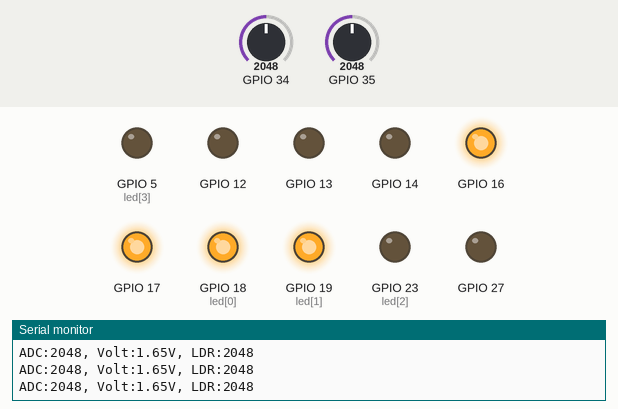
Recording of a sketch running on a simulated ESP32. On the bench: output pins drawn as LEDs (lit = HIGH), the last lines printed to the serial monitor. The test bench sets the inputs (shaded band); at power-on: GPIO 34 = 2048, GPIO 35 = 2048.

Above: at 1.5 s.
1.6 s: GPIO 34 set to 1979
At 2.4 s:
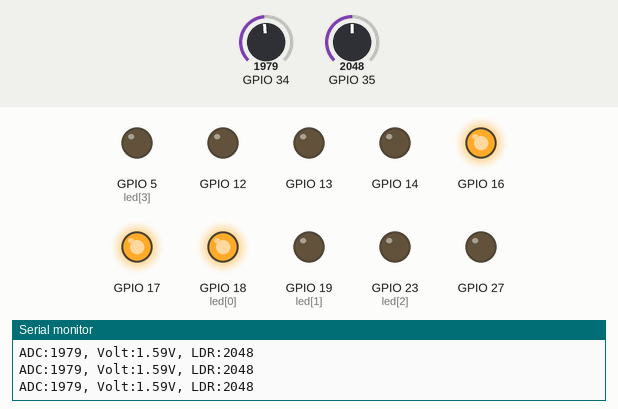
3.1 s: GPIO 34 set to 3603
At 4.2 s:
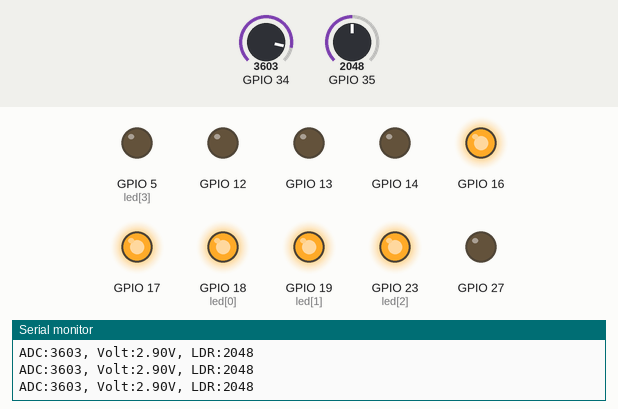
4.6 s: GPIO 34 set to 4023
6.1 s: GPIO 34 set to 4095
At 7.1 s:
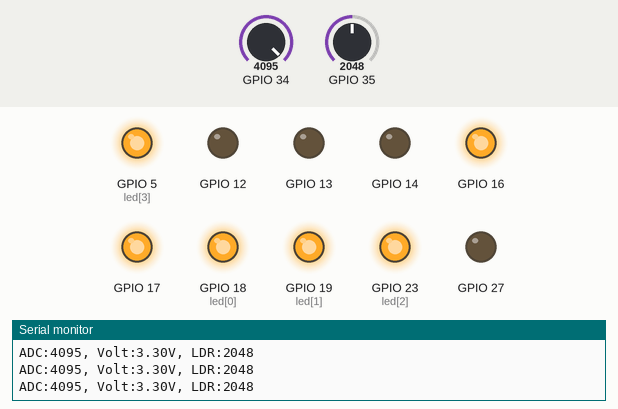
7.6 s: GPIO 34 set to 2866
At 8.8 s:
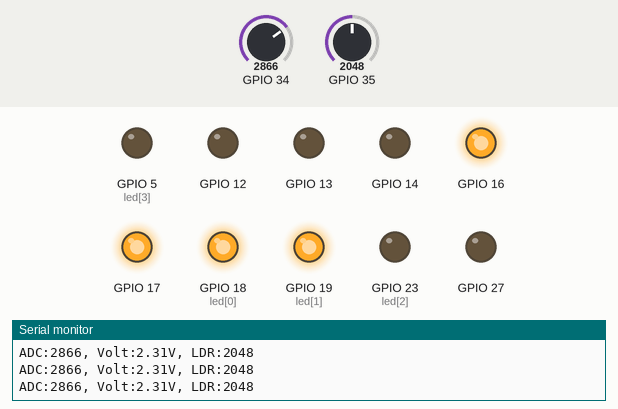
9.1 s: GPIO 34 set to 2047
At 9.9 s:
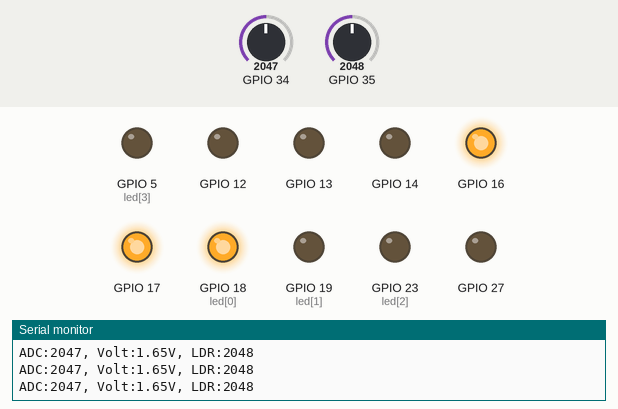
Timing chart, 0 to 11.6 s (numbered marks = the images above; inputs shaded):
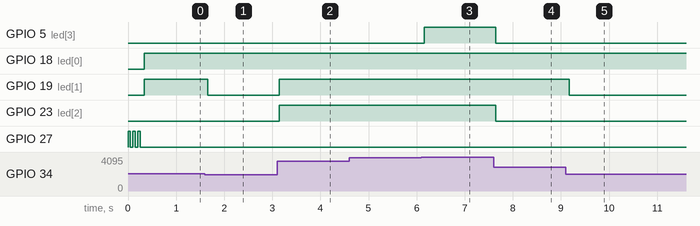

Measured:
- the behaviour switches between 2048 and 2047 on GPIO 34 (found by bisection; images 0 and 1)
- the behaviour switches between 4094 and 4095 on GPIO 34 (found by bisection; images 2 and 3)
- after the input at 1.6 s, GPIO 19 (led[1]): HIGH → LOW after 0.06 s
- after the input at 3.1 s, GPIO 19 (led[1]), GPIO 23 (led[2]): LOW → HIGH after 0.05 s
- after the input at 6.1 s, GPIO 5 (led[3]): LOW → HIGH after 0.06 s
- after the input at 7.6 s, GPIO 5 (led[3]), GPIO 23 (led[2]): HIGH → LOW after 0.05 s
- after the input at 9.1 s, GPIO 19 (led[1]): HIGH → LOW after 0.08 s

The sketch:

SmoothingADC.ino
```cpp
#define ledR(x) digitalWrite(14,x? HIGH:LOW)
#define ledY(x) digitalWrite(12,x? HIGH:LOW)
#define ledG(x) digitalWrite(13,x? HIGH:LOW)
#define buzz(x) digitalWrite(27,x? HIGH:LOW)
#define rly1(x) digitalWrite(16,x? LOW:HIGH)
#define rly2(x) digitalWrite(17,x? LOW:HIGH)
#define pb1 digitalRead(25)
#define pb2 digitalRead(26)
#define pot analogRead(34)
#define ldr analogRead(35)

int led[4]={18, 19, 23, 5};

void setup()
{ for(int i=0 ;i<=3 ;i++) pinMode(led[i],OUTPUT);
  for(int i=12;i<=14;i++) pinMode(i,OUTPUT);
  pinMode(27,OUTPUT);
  pinMode(16,OUTPUT);
  pinMode(17,OUTPUT);
  pinMode(25,INPUT_PULLUP);
  pinMode(26,INPUT_PULLDOWN);

  Serial.begin(9600);
  rly1(0);  rly2(0);  //RELAY BOTH OFF
  beep(3,50);
}

uint16_t smoothingAnalogValue(uint8_t pin, uint8_t samples = 10)
{ uint32_t sum = 0;
  for(uint8_t i = 0; i < samples; i++)
  { sum += analogRead(pin);
    delay(2);
  }
  return sum / samples;
}

char txt[100];
uint8_t cnt=0;
void loop()
{ uint16_t an = smoothingAnalogValue(34);
  float volt = (float)an/4095*3.3;
  uint8_t anMAP = map(an,0,4095,0,4);
  uint16_t anLDR = smoothingAnalogValue(35);

  sprintf(txt,"ADC:%d, Volt:%.2fV, LDR:%d",an,volt,anLDR);
  Serial.println(txt);

  for(uint8_t i=0;i<4;i++)
    digitalWrite(led[i], i<anMAP? HIGH:LOW);
}

void checkCnt()
{ if(cnt==1)  digitalWrite(led[0],HIGH);
  if(cnt==2)  digitalWrite(led[1],HIGH);
  if(cnt==3)  digitalWrite(led[2],HIGH);
  if(cnt==4)  digitalWrite(led[3],HIGH);
  if(cnt==5)
  { cnt=0;
    beep(2,50);
    for(uint8_t i=0;i<4;i++)
      digitalWrite(led[i],LOW);
  }
  return;
}

void beep(uint8_t bil, uint16_t tempoh)
{ for(uint8_t i=0;i<bil;i++)
  { buzz(1);  delay(tempoh);
    buzz(0);  delay(tempoh);
  }
}

void trafficLight()
{ ledY(0);  ledR(1);  delay(3000);
  ledR(0);  ledG(1);  delay(3000);
  ledG(0);  ledY(1);  delay(2000);
}
```
